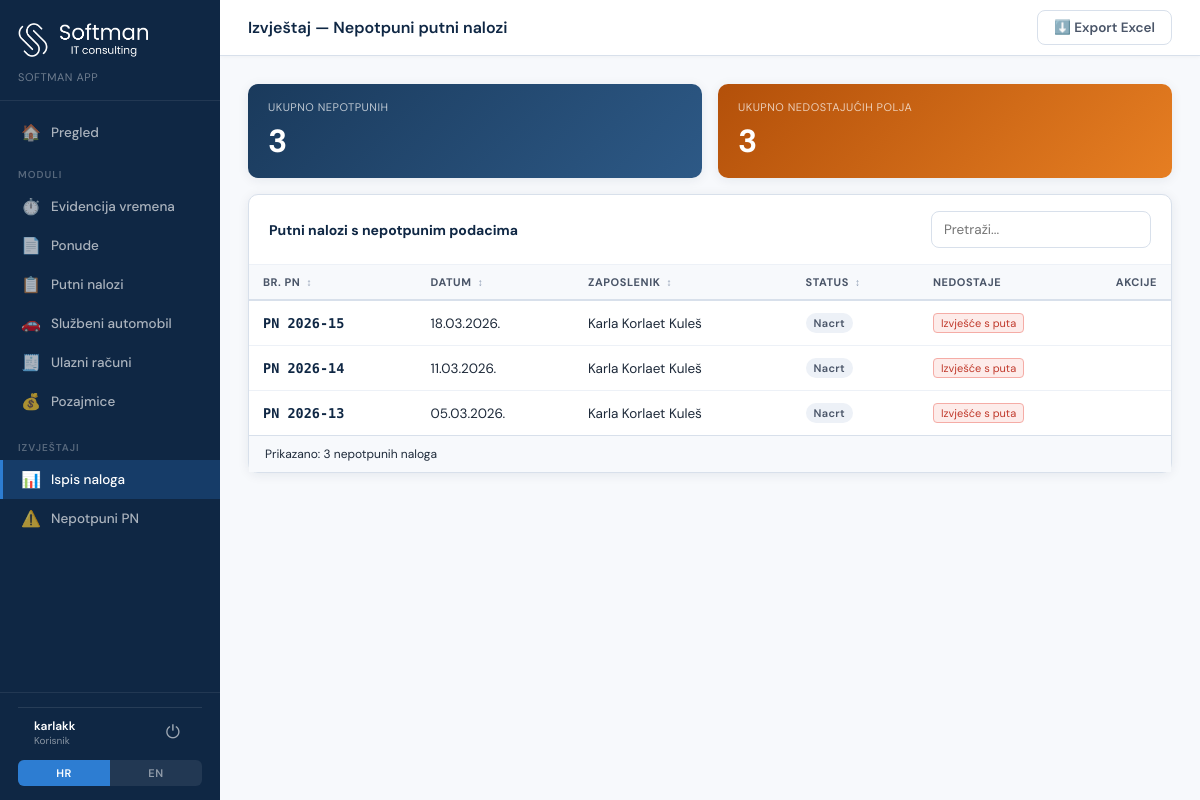
The app's page /reports/nepotpuni-nalozi (signed in) with its own data.
### tables this page shows
CREATE TABLE travel_orders (
            id INTEGER PRIMARY KEY AUTOINCREMENT,
            auto_id TEXT UNIQUE NOT NULL,
            status TEXT DEFAULT 'draft',
            issue_date TEXT,
            employee_id INTEGER,
            destination TEXT,
            purpose TEXT,
            client_info TEXT,
            expected_duration TEXT,
            departure_date TEXT,
            vehicle_id INTEGER,
            start_km INTEGER,
            end_km INTEGER,
            trip_start_datetime TEXT,
            trip_end_datetime TEXT,
            trip_duration_days INTEGER DEFAULT 0,
            trip_duration_hours INTEGER DEFAULT 0,
            trip_duration_minutes INTEGER DEFAULT 0,
            daily_allowance_count REAL DEFAULT 0,
            daily_allowance_rate REAL DEFAULT 0,
            daily_allowance_total REAL DEFAULT 0,
            advance_payment REAL DEFAULT 0,
            total_expenses REAL DEFAULT 0,
            total_amount REAL DEFAULT 0,
            payout_amount REAL DEFAULT 0,
            report_text TEXT,
            place_of_report TEXT,
            approved_by_id INTEGER,
            validator_id INTEGER,
            cost_center_id INTEGER,
            created_at TIMESTAMP DEFAULT CURRENT_TIMESTAMP,
            updated_at TIMESTAMP DEFAULT CURRENT_TIMESTAMP
        , pdf_path TEXT, is_deleted INTEGER DEFAULT 0, deleted_at TIMESTAMP, is_paid INTEGER DEFAULT 0, paid_at DATE);

CREATE TABLE employees (
            id INTEGER PRIMARY KEY AUTOINCREMENT,
            name TEXT NOT NULL,
            position TEXT,
            is_direktor INTEGER DEFAULT 0,
            is_blagajnik INTEGER DEFAULT 0,
            is_knjizio INTEGER DEFAULT 0,
            is_validator INTEGER DEFAULT 0,
            is_default INTEGER DEFAULT 0,
            signature_path TEXT,
            created_at TIMESTAMP DEFAULT CURRENT_TIMESTAMP
        );

### app.py (the view)
@app.route('/reports/nepotpuni-nalozi')
@require_perm('can_view_reports')
def report_nepotpuni():
    conn = get_db()
    orders = conn.execute('''
        SELECT to2.*, e.name as employee_name,
               v.name as vehicle_name,
               emp_appr.name as approved_by_name,
               emp_val.name as validator_name
        FROM travel_orders to2
        LEFT JOIN employees e ON to2.employee_id = e.id
        LEFT JOIN vehicles v ON to2.vehicle_id = v.id
        LEFT JOIN employees emp_appr ON to2.approved_by_id = emp_appr.id
        LEFT JOIN employees emp_val ON to2.validator_id = emp_val.id
        WHERE (to2.is_deleted = 0 OR to2.is_deleted IS NULL)
        ORDER BY to2.id DESC
    ''').fetchall()
    conn.close()
    REQUIRED = {
        'employee_id':          'Zaposlenik',
        'destination':          'Destinacija',
        'purpose':              'Svrha putovanja',
        'client_info':          'Klijent',
        'trip_start_datetime':  'Datum polaska',
        'trip_end_datetime':    'Datum povratka',
        'vehicle_id':           'Vozilo',
        'start_km':             'Početna km',
        'end_km':               'Završna km',
        'report_text':          'Izvješće s puta',
        'place_of_report':      'Mjesto izvještaja',
        'validator_id':         'Validator',
        'approved_by_id':       'Odobrio',
    }
    incomplete = []
    for o in orders:
        missing = [label for field, label in REQUIRED.items() if not o[field]]
        if missing:
            row = dict(o)
            row['missing_fields'] = missing
            incomplete.append(row)
    return render_template('report_nepotpuni.html', orders=incomplete, required=REQUIRED, active='reports-incomplete')

### app.py (called while the page is built, shortened)
def decode_token(token):
    try:
        return pyjwt.decode(token, JWT_SECRET, algorithms=['HS256'])
    except:
        return None

def get_current_user():
    token = request.cookies.get('auth_token')
    if not token:
        return None
    return decode_token(token)

def require_perm(perm):
    def decorator(f):
        @wraps(f)
        def decorated(*args, **kwargs):
            user = get_current_user()
            if not user:
                return redirect('/login')
            if user.get('is_admin') or user.get(perm):
                return f(*args, **kwargs)
            return render_template('403.html', user=user), 403
        return decorated
    return decorator

@app.context_processor
def inject_current_user():
    user = get_current_user()
    return {'current_user': user or {}}

@app.template_filter('fmt_date')
def fmt_date(value):
    if not value:
        return ''
    try:
        s = str(value)[:10]
        if len(s) == 10 and s[4] == '-':
            y, m, d = s.split('-')
            return f"{d}.{m}.{y}."
        return s
    except:
        return str(value)

def get_db():
    conn = sqlite3.connect(DB_PATH)
    conn.row_factory = sqlite3.Row
    conn.execute("PRAGMA foreign_keys = ON")
    return conn

### templates/report_nepotpuni.html (shortened to what this page needs)
{% extends "base.html" %}
{% set active = 'reports' %}
{% block topbar_title %}Izvještaj — Nepotpuni putni nalozi{% endblock %}
{% block topbar_actions %}
<a href="/reports/nepotpuni-nalozi/export" class="btn btn-secondary" title="Preuzmi Excel izvještaj nepotpunih naloga">⬇️ Export Excel</a>
{% endblock %}
{% block content %}
<div style="display:grid;grid-template-columns:repeat(2,1fr);gap:16px;margin-bottom:16px;">
  <div class="card" style="padding:16px 20px;background:linear-gradient(135deg,#1a3a5c 0%,#2d5986 100%);border:none;">
    <div style="font-size:11px;color:rgba(255,255,255,0.7);text-transform:uppercase;letter-spacing:.5px;">Ukupno nepotpunih</div>
    <div style="font-size:32px;font-weight:700;color:#fff;margin-top:6px;" id="summary-count">{{ orders|length }}</div>
  </div>
  <div class="card" style="padding:16px 20px;background:linear-gradient(135deg,#b3500a 0%,#e67e22 100%);border:none;">
    <div style="font-size:11px;color:rgba(255,255,255,0.7);text-transform:uppercase;letter-spacing:.5px;">Ukupno nedostajućih polja</div>
    <div style="font-size:32px;font-weight:700;color:#fff;margin-top:6px;">{{ orders|map(attribute='missing_fields')|map('length')|sum }}</div>
  </div>
</div>
<div class="card">
  <div class="card-header">
    <span class="card-title">Putni nalozi s nepotpunim podacima</span>
    <div style="display:flex;gap:8px;">
      <input type="text" id="search" class="form-control" style="width:220px;" placeholder="Pretraži..." oninput="filterTable()">
    </div>
  </div>
  <div class="table-wrap">
    <table id="main-table">
      <thead>
        <tr>
          <th class="sortable" data-col="0" onclick="sortTable(0)">Br. PN <span class="sort-icon">↕</span></th>
          <th class="sortable" data-col="1" onclick="sortTable(1)">Datum <span class="sort-icon">↕</span></th>
          <th class="sortable" data-col="2" onclick="sortTable(2)">Zaposlenik <span class="sort-icon">↕</span></th>
          <th class="sortable" data-col="3" onclick="sortTable(3)">Status <span class="sort-icon">↕</span></th>
          <th>Nedostaje</th>
          <th style="width:60px;">Akcije</th>
        </tr>
      </thead>
      <tbody id="table-body">
        {% for o in orders %}
        <tr style="cursor:pointer;" data-search="{{ o.auto_id }} {{ o.employee_name or '' }} {{ o.missing_fields|join(' ') }}">
          <td data-val="{{ o.auto_id }}">
            <span style="font-family:'DM Mono',monospace;font-weight:600;color:var(--navy);">PN {{ o.auto_id }}</span>
          </td>
          <td data-val="{{ o.issue_date or '' }}">{{ o.issue_date|fmt_date or '—' }}</td>
          <td data-val="{{ o.employee_name or '' }}">{{ o.employee_name or '—' }}</td>
          <td data-val="{{ o.status }}">
            {% if o.status == 'draft' %}<span class="badge badge-draft">Nacrt</span>
            {% elif o.status == 'submitted' %}<span class="badge badge-submitted">Predano</span>
            {% elif o.status == 'approved' %}<span class="badge badge-approved">Odobreno</span>
            {% elif o.status == 'rejected' %}<span class="badge" style="background:#fdecea;color:#c0392b;">Odbijeno</span>
            {% elif o.status == 'knjizeno' %}<span class="badge" style="background:#e8f4fd;color:#1a6b9a;">Knjiženo</span>
            {% endif %}
          </td>
          <td>
            <div style="display:flex;flex-wrap:wrap;gap:4px;">
              {% for field in o.missing_fields %}
              <span style="background:#fdecea;color:#c0392b;border:1px solid #f5aca6;border-radius:4px;padding:2px 7px;font-size:11px;white-space:nowrap;">{{ field }}</span>
              {% endfor %}
            </div>
          </td>
          <td>
          </td>
        </tr>
        {% else %}
        <tr><td colspan="6" style="text-align:center;padding:48px;color:var(--gray-400);">
          <div style="font-size:36px;margin-bottom:8px;">✅</div>
          <div style="font-weight:600;font-size:14px;">Svi putni nalozi su potpuni!</div>
        </td></tr>
        {% endfor %}
      </tbody>
    </table>
  </div>
  <div style="padding:10px 16px;background:var(--gray-50);border-top:1px solid var(--gray-200);font-size:12px;color:var(--gray-500);">
    Prikazano: <span id="visible-count">{{ orders|length }}</span> nepotpunih naloga
  </div>
</div>
{% endblock %}

### templates/base.html (style rules this page uses)
:root { --navy: #0f2744; --blue: #1a4b8c; --accent: #2d7dd2; --accent-light: #e8f2fc; --green: #1a8a5a; --green-light: #e6f5ef; --amber: #c47d0e; --amber-light: #fef3e2; --red: #c0392b; --red-light: #fdecea; --gray-50: #f7f9fc; --gray-100: #edf1f7; --gray-200: #d8e0eb; --gray-400: #8a99b0; --gray-600: #4a5568; --gray-800: #1e2a3a; --white: #ffffff; --sidebar-w: 220px; --radius: 8px; --shadow: 0 2px 12px rgba(15,39,68,0.08); --shadow-lg: 0 8px 32px rgba(15,39,68,0.12); }
*, *::before, *::after { box-sizing: border-box; margin: 0; padding: 0; }
body { font-family: 'DM Sans', sans-serif; background: var(--gray-50); color: var(--gray-800); display: flex; min-height: 100vh; font-size: 14px; }
.btn { display: inline-flex; align-items: center; gap: 6px; padding: 8px 16px; border-radius: var(--radius); font-family: inherit; font-size: 13.5px; font-weight: 600; cursor: pointer; border: none; transition: all 0.15s; text-decoration: none; white-space: nowrap; }
.btn-secondary { background: white; color: var(--gray-600); border: 1.5px solid var(--gray-200); }
.card { background: white; border-radius: 10px; border: 1px solid var(--gray-200); box-shadow: var(--shadow); }
.card-header { padding: 16px 20px; border-bottom: 1px solid var(--gray-100); display: flex; align-items: center; justify-content: space-between; }
.card-title { font-size: 14px; font-weight: 700; color: var(--navy); }
.form-control { width: 100%; padding: 9px 12px; border: 1.5px solid var(--gray-200); border-radius: var(--radius); font-family: inherit; font-size: 13.5px; color: var(--gray-800); background: white; transition: border-color 0.15s; outline: none; }
.badge { display: inline-flex; align-items: center; padding: 3px 8px; border-radius: 20px; font-size: 11px; font-weight: 600; letter-spacing: 0.03em; }
.badge-draft { background: var(--gray-100); color: var(--gray-600); }
.table-wrap { overflow-x: auto; }
table { width: 100%; border-collapse: collapse; }
th { background: var(--gray-50); padding: 10px 14px; text-align: left; font-size: 11px; font-weight: 700; color: var(--gray-600); text-transform: uppercase; letter-spacing: 0.05em; border-bottom: 2px solid var(--gray-200); white-space: nowrap; }
td { padding: 12px 14px; border-bottom: 1px solid var(--gray-100); font-size: 13.5px; vertical-align: middle; }
tr:last-child td { border-bottom: none; }

### templates/report_nepotpuni.html (style rules this page uses)
.sortable { cursor:pointer;user-select:none; }
.sort-icon { font-size:10px;color:var(--gray-400);margin-left:3px; }

### records on screen
travel_orders: auto_id "2026-15", issue_date|fmt_date "18.03.2026.", name "Karla Korlaet Kuleš", status "Nacrt", missing_fields "Izvješće s puta"
travel_orders: auto_id "2026-14", issue_date|fmt_date "11.03.2026.", name "Karla Korlaet Kuleš", status "Nacrt", missing_fields "Izvješće s puta"
travel_orders: auto_id "2026-13", issue_date|fmt_date "05.03.2026.", name "Karla Korlaet Kuleš", status "Nacrt", missing_fields "Izvješće s puta"

### other values on screen
{{ current_user.get('username', '') }} "karlakk"
{{ orders|length }} "3"
{{ orders|map(attribute='missing_fields')|map('length')|sum }} "3"
